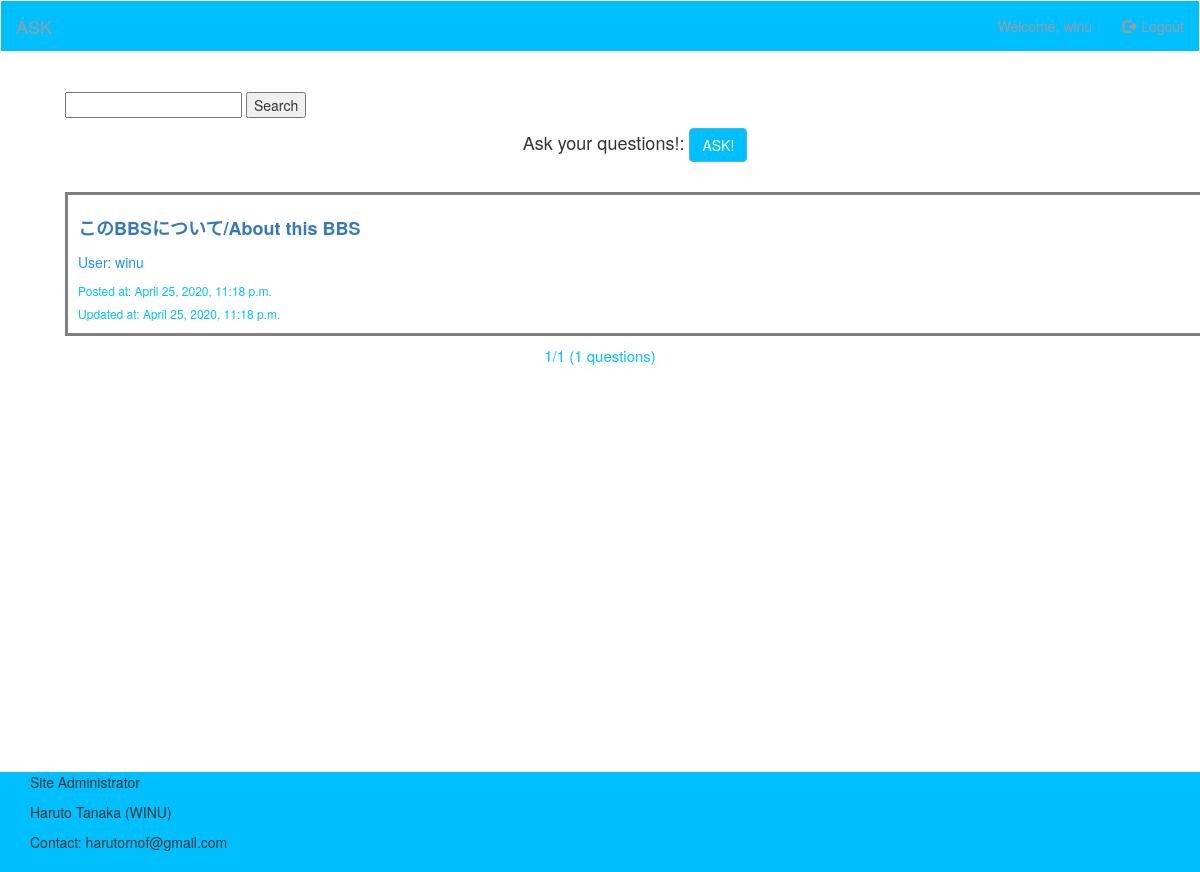
The app's page /questions/ (signed in) with its own data.
### ask/models.py (models this page shows, shortened)
class Question(models.Model):
	user = models.CharField(max_length=50)
	title = models.CharField(max_length=200)
	question = models.TextField()
	update_date = models.DateTimeField(default=timezone.now)
	posted_date = models.DateTimeField(default=timezone.now)

### ask/views.py (the view)
# urls.py: path('questions/', views.QuestionList.as_view(), name='question_list'),
class QuestionList(ListView):
    model = Question
    paginate_by = 10
    template_name = 'ask/question_list.html'
    def get_queryset(self):
        queryset = super().get_queryset()
        self.form = form = QuestionSearchForm(self.request.GET or None)
        if form.is_valid():
            key_word = form.cleaned_data.get('key_word')
            if key_word:
                for word in key_word.split():
                    queryset = queryset.filter(Q(title__icontains=word) | Q(question__icontains=word))
        queryset = queryset.order_by('-posted_date')
        return queryset
    def get_context_data(self, **kwargs):
        context = super().get_context_data(**kwargs)
        context['search_form'] = QuestionSearchForm(self.request.GET or None)
        return context

### ask/forms.py
class QuestionSearchForm(forms.Form):
    key_word = forms.CharField(
        label='検索',
        required=False
    )

### ask/template/ask/question_list.html (shortened to what this page needs)
{% extends 'ask/base.html' %}
{% load ask %}
{% block content %}
<section>
    <div class="container" id="question-list-container">
        <div class="right-side">
            <form id="search-form" action="" method="GET">
                {{ search_form.key_word }}
                <button type="submit" id="search-btn">Search</button>
            </form>
        </div>
        <div class="new-questions">
            {% if user.is_authenticated %}
                <h4>Ask your questions!: <a href="{% url 'ask:question_post' %}" type="button" class="btn btn-info">ASK!</a></h4>
            {% endif %}
        </div>
        <br>
        {% for question in question_list %}
            <article class="post">
                <div class="question">
                    <h2 class="post-title"><a href="{% url 'ask:question_detail' question.pk %}">{{ question.title }}</a></h2>
                    <div class="user-name">
                        <p class="px-1">User: {{ question.user }}</p>
                    </div>
                    <div>
                        <time class="updated-at" datetime="{{ post.posted_at | date:'Y-m-d' }}">Posted at: {{ question.posted_date }}</time>
                    </div>
                    <div>
                        <time class="updated-at" datetime="{{ post.updated_at | date:'Y-m-d' }}">Updated at: {{ question.update_date }}</time>
                    </div>
                </div>
            </article>
        {% empty %}
            <p class="post">No posts yet</p>
        {% endfor %}
    </div>
</section>
<nav id="page">
    <div id="page-center">
        <span>{{ page_obj.number }}/{{page_obj.paginator.num_pages }} ({{ page_obj.paginator.count }} questions)</span>
    </div>
</nav>
{% endblock %}

### ask/static/ask/custom.css (style rules this page uses)
.container { min-height: 100%; }
.btn-info { background-color: deepskyblue; }
html, body { height: 100%; margin: 0; }
.post { margin-bottom: 20px; position: relative; border-style: solid; border-color: gray; }
h2.post-title { line-height: 1.5; font-size: 18px; font-weight: bold; }
.updated-at { display: block; line-height: 1.5; color: deepskyblue; font-size: 12px; margin-top: 5px; }
#page { position: relative; font-size: 15px; align-items: center; }
#page-center { color: deepskyblue; float: none; position: absolute; top: 50%; left: 50%; transform: translate(-50%, -50%); }
.new-questions { position: relative; text-align: center; }
.question { position: relative; margin: 10px; }
.user-name { color: dodgerblue; }

### records on screen
Question: title "このBBSについて/About this BBS", user "winu", posted_date "April 25, 2020, 11:18 p.m.", update_date "April 25, 2020, 11:18 p.m."

### other values on screen
{{ page_obj.number }} "1"
{{ page_obj.paginator.num_pages }} "1"
{{ page_obj.paginator.count }} "1"
